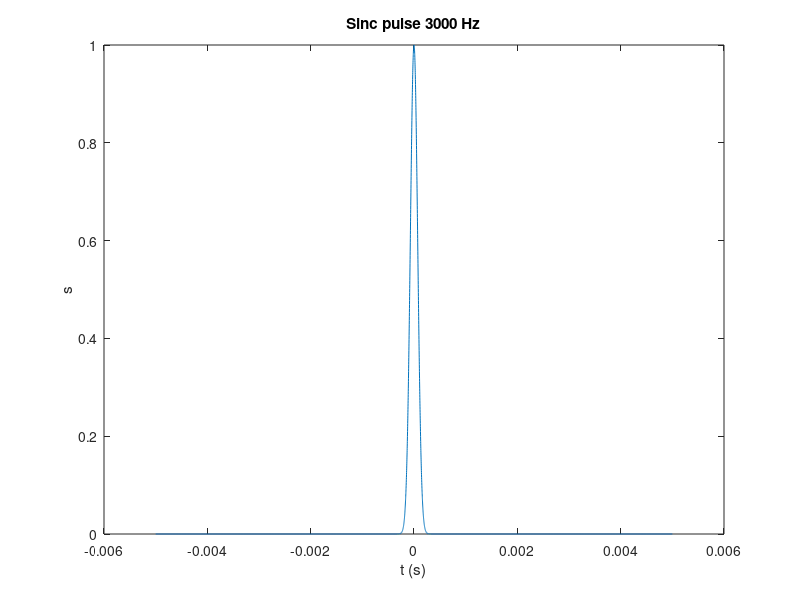
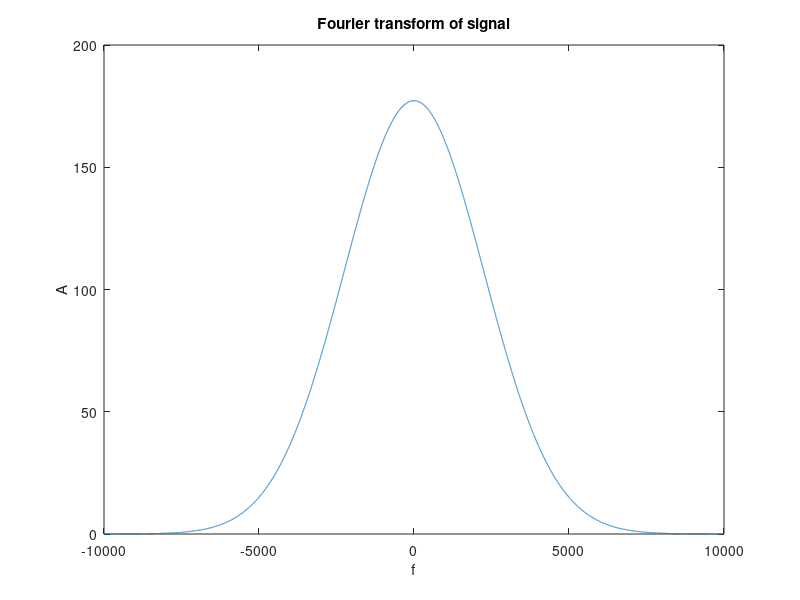

The MATLAB script that drew these images, in order:
%Generate time interval: -0.5 s to 0.5 s in 1e6 steps
Rate = 1e6;
T = 1/Rate;
t = -0.5:T:0.5;

%Generate gaussian pulse
b = 1e8;
s = exp(-b*(t.^2));

%Isolate the -5ms to 5ms values
locs = t>=-0.005 & t<=0.005;

%Plot
figure
plot(t(locs),s(locs))
title('Sinc pulse 3000 Hz')
xlabel('t (s)')
ylabel('s')

%Calculate fourier transform
s_ft = fftshift(fft(s));
N = size(t,2);
fvec =  Rate*((-N/2):(N/2-1))/N;

%Isolate desired values
locs = fvec>=-10000 & fvec<=10000;

%Plot
figure
plot(fvec(locs), abs(s_ft(locs)))
title('Fourier transform of signal')
xlabel('f')
ylabel('A')